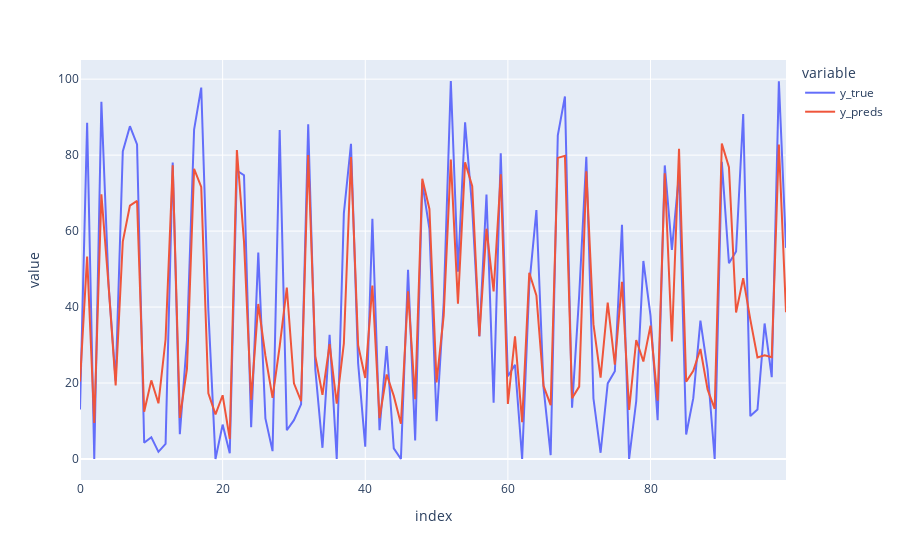

The notebook cell this image was saved under:
### Code cell
import plotly.express as px

df = pd.DataFrame({"y_true": y_true, "y_preds": y_preds}).head(100)
fig = px.line(df, y=["y_true", "y_preds"], title='')
fig.show()
